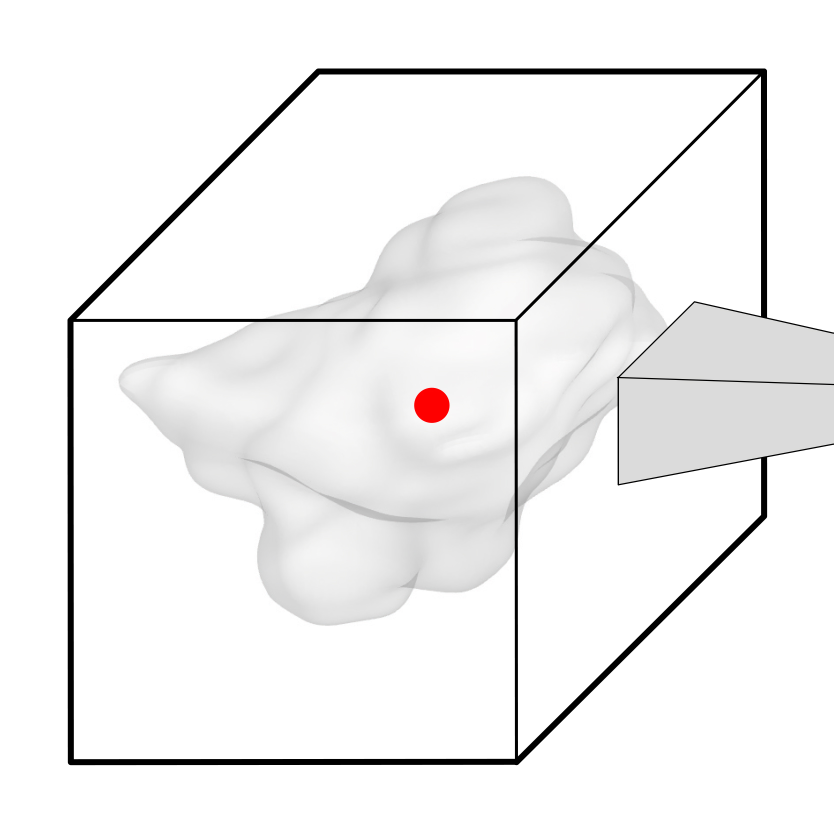
#> input picture data/journal.pmed.1002711/deep-prognosis/contrib_src/model/thumbnail.jpg, 1667 x 1667 px, given in place of Fig3b.png, which was not available (shown at 1/2 size)
$ python generateFigures.py
#> lines starting #> are read from the running program, lines starting #| are printed output that depends on the picture; pictures that were not available may be replaced by others from this repository, and a replacement may not be noted
import numpy as np
import cv2
from PIL import Image
from PIL import ImageDraw, ImageFont
import shutil


def addText (finalImage, text = '', org = (0,0), fontFace = "Arial", fontSize = 12, color = (255,255,255)):
     # Convert the image to RGB (OpenCV uses BGR)
     #tmpImg = cv2.cvtColor(finalImage, cv2.COLOR_BGR2RGB)
     tmpImg = finalImage
     pil_im = Image.fromarray(tmpImg)
     draw = ImageDraw.Draw(pil_im)
     font = ImageFont.truetype(fontFace + ".ttf", fontSize)
     draw.text(org, text, font=font, fill = color)
     #tmpImg = cv2.cvtColor(np.array(pil_im), cv2.COLOR_RGB2BGR)
     tmpImg = np.array(pil_im)
     return (tmpImg.copy())


# [50 lines left out: functions addBorder, generateFigure2, not called in this run]


def cropImage (img):
    for y0 in range(img.shape[0]):
        if np.sum(img[y0,:,:] - img[y0,0,:]) > 0:
            break
    for x0 in range(img.shape[1]):
        if np.sum(img[:,x0,:] - img[0,x0,:]) > 0:
            break
    for x1 in range(img.shape[1]-1,0,-1):
        if np.sum(img[:,x1,:] - img[0,x1,:]) > 0:
            break
    img = img[y0:, x0:x1, :]
    return img


def generateFigure2():
    shutil.copyfile ("./results/Fig3a.png", "./paper/Figure_2.png")


def generateFigure3(m = 128, fs = 96):
#> called with m = 128, fs = 96
    f3a = cv2.imread("./results/Fig3b.png")
#> f3a is the input picture: shape (1667, 1667, 3); mean B, G, R 241.6, 241.7, 242
    f3b = cv2.imread("./results/Fig3c.png")
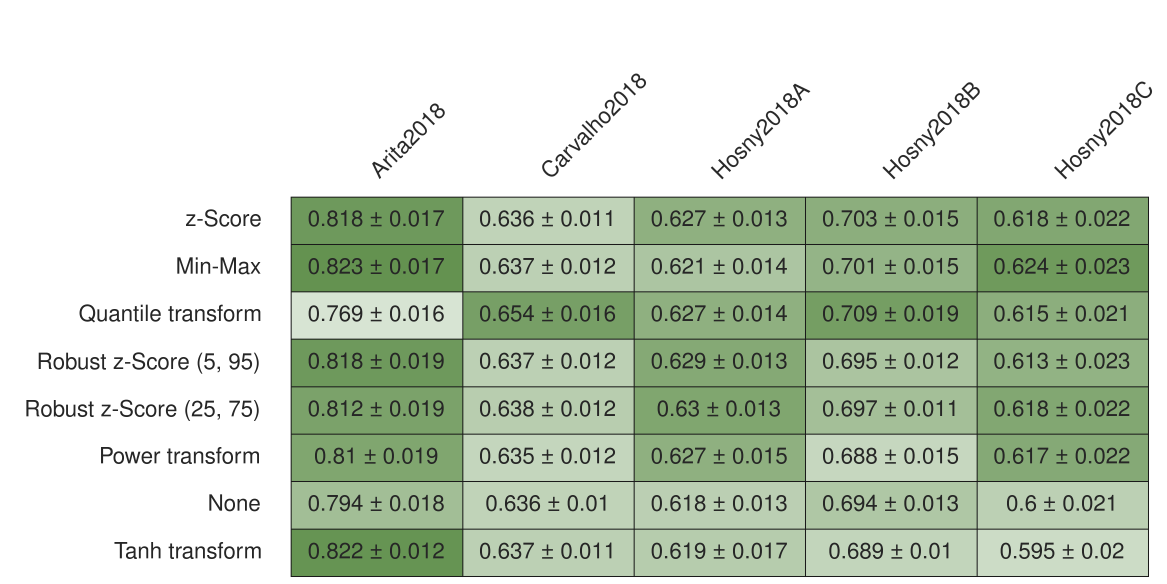
#> input picture paper/Supplementary_Figure_1a.png, 3501 x 1751 px, given in place of Fig3c.png, which was not available (shown at 1/3 size)
#> f3b is the input picture: shape (1751, 3501, 3); mean B, G, R 193.3, 211.5, 198.7
    f3a = cv2.cvtColor(f3a, cv2.COLOR_RGB2BGR)
    f3b = cv2.cvtColor(f3b, cv2.COLOR_RGB2BGR)
    f3a = addText (f3a, "a", (96,200), "Arial", fs, color=(0,0,0))
    f3b = addText (f3b, "b", (96,200), "Arial", fs, color=(0,0,0))

    h = f3a.shape[0] + m + f3b.shape[0]
#> h = 3546
    w = np.max([f3a.shape[1], f3b.shape[1]])
#> w = 3501
    z = np.zeros((h,w,3), dtype = np.uint8)+255

    # place 1
    d = (w - f3a.shape[1])//2
#> d = 917
    z[0:f3a.shape[0], d:d+f3a.shape[1],:] = f3a
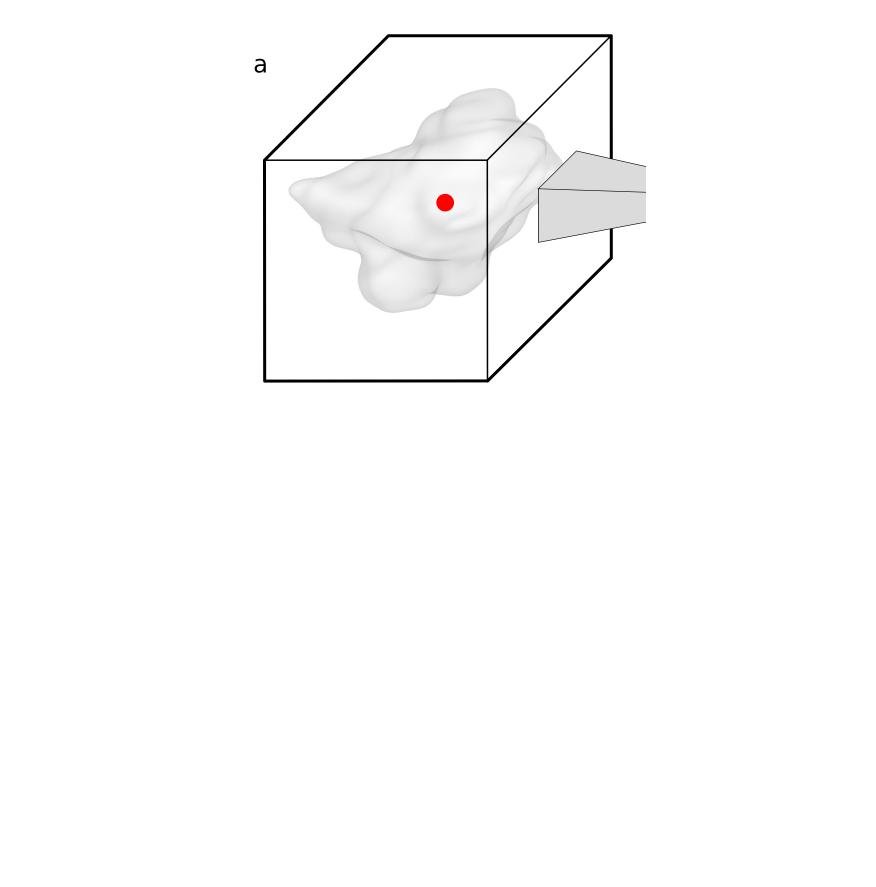
#> z: shape (3546, 3501, 3) (shown at 1/4 size); mean R, G, B 252.1, 252, 252

    # place 2
    d = (w - f3b.shape[1])//2
#> d = 0
    z[m+f3a.shape[0]:h, d:d+f3b.shape[1],:] = f3b
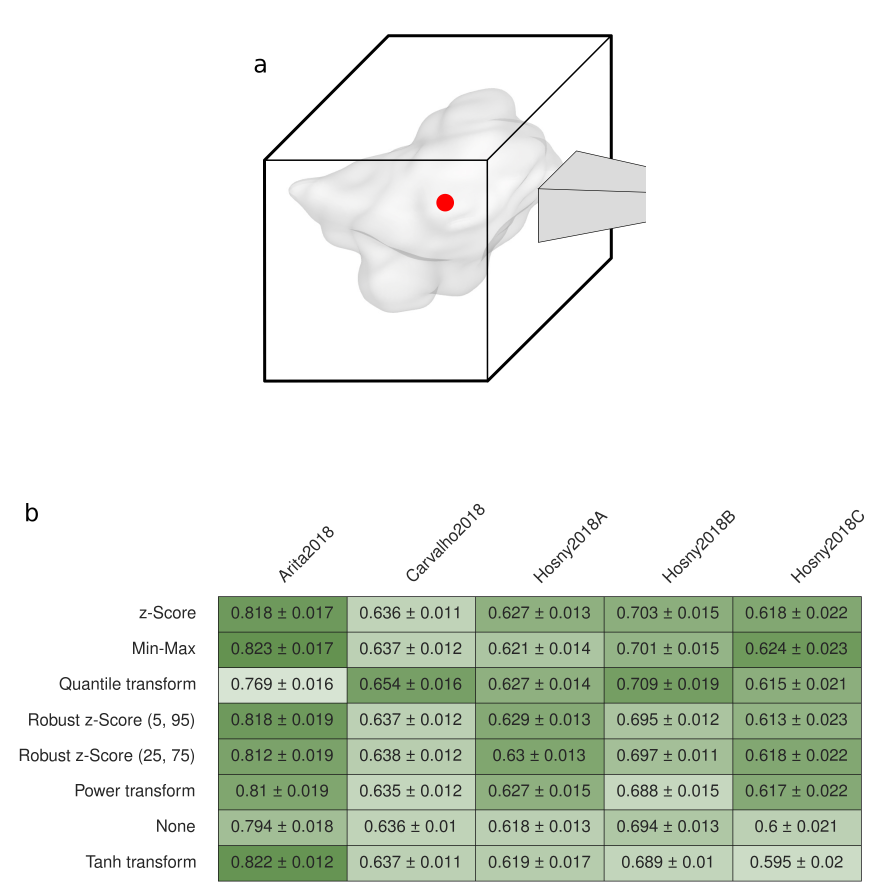
#> z: shape (3546, 3501, 3) (shown at 1/4 size); mean R, G, B 224.2, 230.5, 221.5
    Image.fromarray(z)

    z = cropImage(z)
#> in cropImage, `img = img[y0:, x0:x1, :]`:
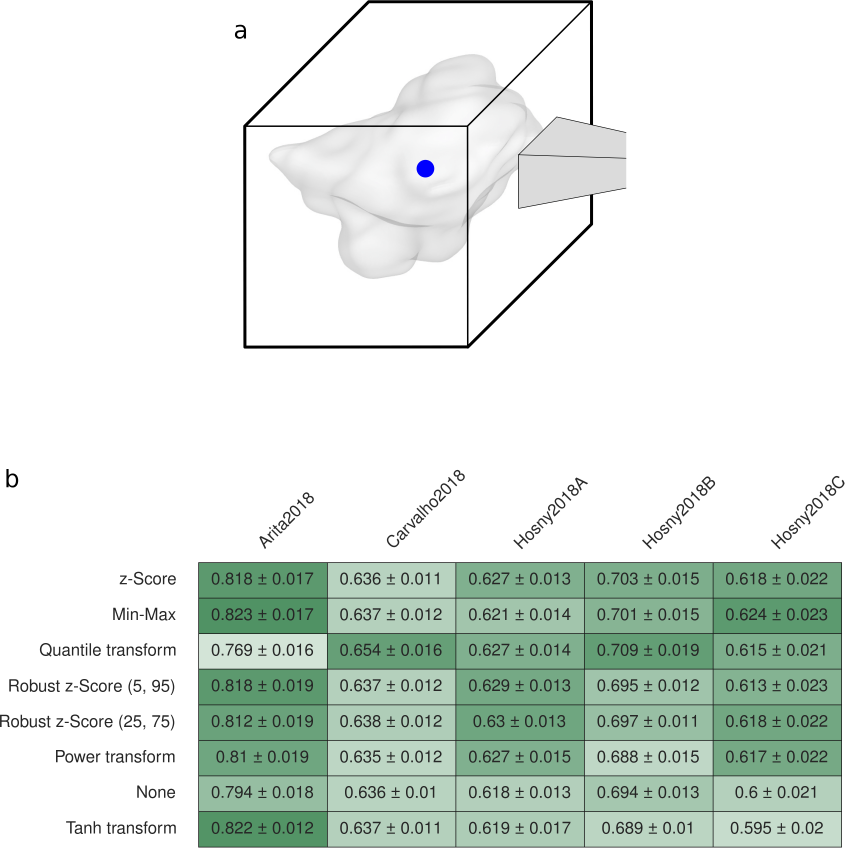
#> img: shape (3410, 3378, 3) (shown at 1/4 size); mean of channels 0, 1, 2 221.8, 228.6, 218.9; drawn as B, G, R
    z = cv2.cvtColor(z, cv2.COLOR_RGB2BGR)
#> z: shape (3410, 3378, 3)
    cv2.imwrite("./paper/Figure_3.png", z)


def generateFigure4(m = 128, fs = 96):
    f4a = cv2.imread("./results/Fig4a.png")
    f4b = cv2.imread("./results/Fig4b.png")
    f4a = cv2.cvtColor(f4a, cv2.COLOR_RGB2BGR)
#> (the run stopped early here; a loop or call above may not have finished)
